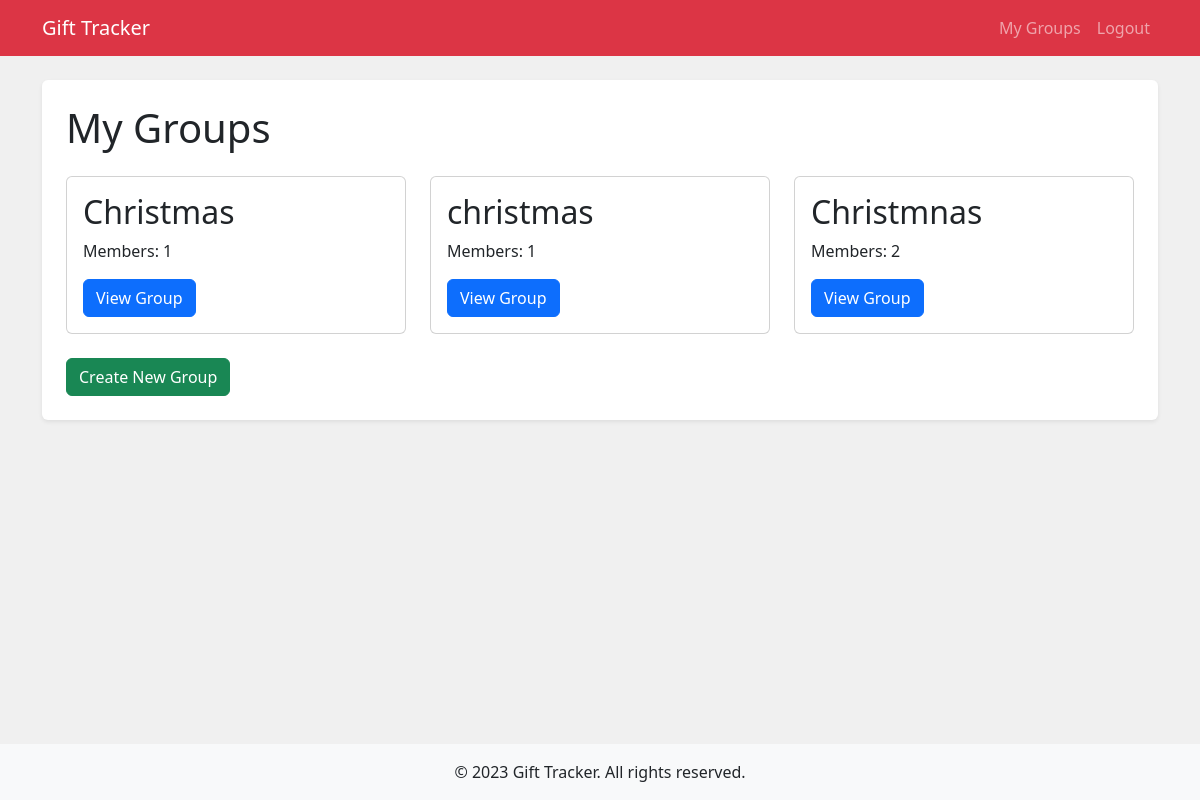
/groups/ (signed in), run on an earlier commit of the app's database.
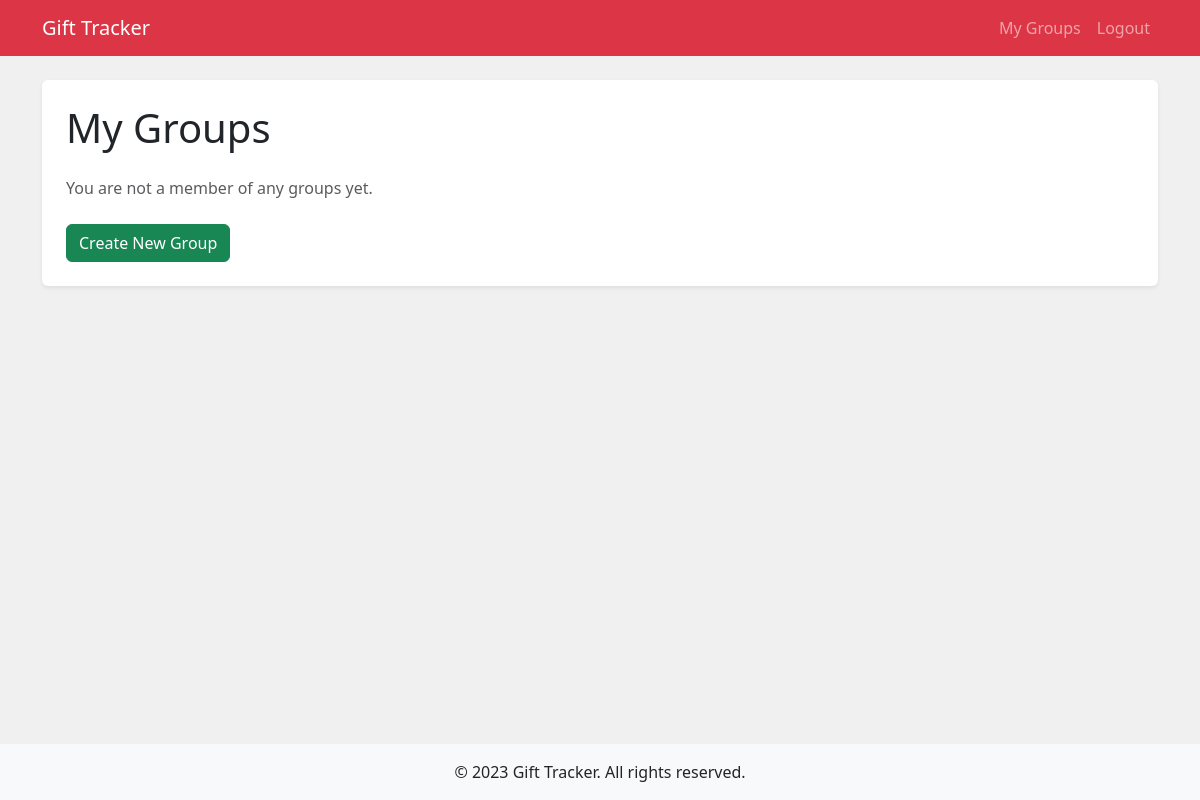
And on a later commit of the database.
### gifts/models.py (models this page shows, shortened)
class Group(models.Model):
    name = models.CharField(max_length=100)
    members = models.ManyToManyField(User, related_name='gift_groups')

### gifts/views.py (the view)
# urls.py: path('groups/', views.group_list, name='group_list'),
@login_required
def group_list(request):
    groups = Group.objects.filter(members=request.user)
    return render(request, 'gifts/group_list.html', {'groups': groups})

### gifts/templates/gifts/group_list.html
{% extends 'gifts/base.html' %}
{% block content %}
<h1 class="mb-4">My Groups</h1>
{% if groups %}
    <div class="row row-cols-1 row-cols-md-2 row-cols-lg-3 g-4">
        {% for group in groups %}
            <div class="col">
                <div class="card h-100">
                    <div class="card-body">
                        <h2 class="card-title">{{ group.name }}</h2>
                        <p class="card-text">Members: {{ group.members.count }}</p>
                        <a href="{% url 'group_detail' group.id %}" class="btn btn-primary">
                            View Group
                        </a>
                    </div>
                </div>
            </div>
        {% endfor %}
    </div>
{% else %}
    <p class="text-muted">You are not a member of any groups yet.</p>
{% endif %}
<div class="mt-4">
    <a href="{% url 'create_group' %}" class="btn btn-success">
        Create New Group
    </a>
</div>
{% endblock %}

### gifts/templates/gifts/base.html (shortened to what this page needs)
<!DOCTYPE html>
<html lang="en">
<head>
    <link href="https://cdn.jsdelivr.net/npm/bootstrap@5.3.0/dist/css/bootstrap.min.css" rel="stylesheet">
    <link rel="stylesheet" href="https://cdnjs.cloudflare.com/ajax/libs/font-awesome/6.0.0-beta3/css/all.min.css">
    <link rel="stylesheet" href="/static/css/style.css">
</head>
<body class="d-flex flex-column min-vh-100">
    <nav class="navbar navbar-expand-lg navbar-dark bg-danger">
        <div class="container">
            <a href="{% url 'home' %}" class="navbar-brand">Gift Tracker</a>
            <div class="collapse navbar-collapse" id="navbarNav">
                <ul class="navbar-nav ms-auto">
                    {% if user.is_authenticated %}
                        <li class="nav-item">
                            <a href="{% url 'group_list' %}" class="nav-link">My Groups</a>
                        </li>
                        <li class="nav-item">
                            <form method="post" action="{% url 'logout' %}" class="d-inline">
                                <button type="submit" class="btn btn-link nav-link">Logout</button>
                            </form>
                        </li>
                    {% endif %}
                </ul>
            </div>
        </div>
    </nav>
    <main class="container my-4 flex-grow-1">
        <div class="bg-white p-4 rounded shadow-sm">
            {% block content %}
            {% endblock %}
        </div>
    </main>
    <footer class="bg-light text-center py-3 mt-auto">
        <p class="mb-0">&copy; 2023 Gift Tracker. All rights reserved.</p>
    </footer>
</body>
</html>

### static/css/style.css (style rules this page uses)
body { background-color: #f0f0f0; background-image: url('/static/images/gift-pattern.png'); }
.btn { transition: background-color 0.3s ease-in-out; }

### gifts/templates/gifts/base.html (style rules this page uses)
body { background-color: #f0f0f0; background-image: url('/static/images/gift-pattern.png'); }

What changed in the data, as far as the page shows it:
removed Group: name "Christmas", members.count "1"
removed Group: name "christmas", members.count "1"
removed Group: name "Christmnas", members.count "2"
Also different on the page:
text now shown: "You are not a member of any groups yet."
